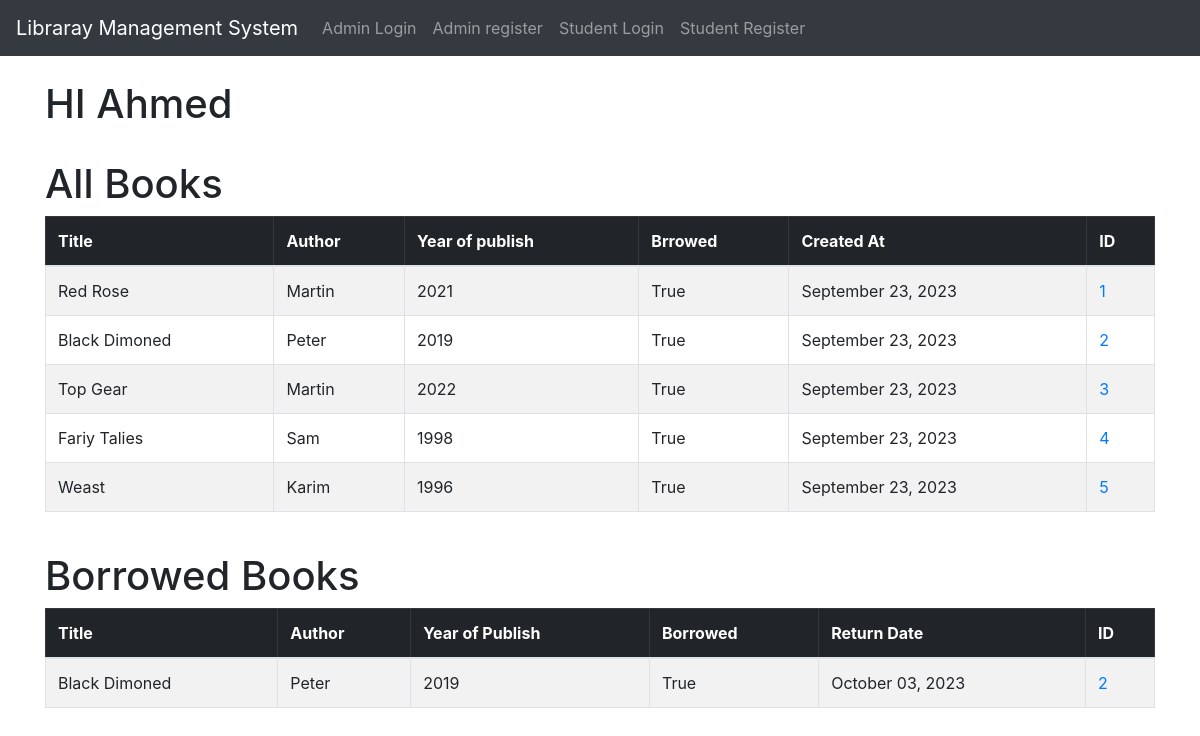
Page /home/std_dash/1 on the committed database.
### website/models.py (models this page shows, shortened)
class Student(models.Model):
    username=models.CharField(max_length=20)
    created_at = models.DateTimeField(auto_now_add=True)
    first_name= models.CharField(max_length=100)
    last_name= models.CharField(max_length=100)
    phone_number= models.CharField(max_length=100)
    email= models.CharField(max_length=100)
    address= models.CharField(max_length=100)
    city= models.CharField(max_length=100)
    state= models.CharField(max_length=100)
    zip_code= models.CharField(max_length=100)
    password = models.CharField(max_length=20)
    def __str__(self):
        return self.username

class Book(models.Model):
    created_at = models.DateTimeField(auto_now_add=True)
    title = models.CharField(max_length=100)
    author = models.CharField(max_length=100)
    year_of_publish = models.CharField(max_length=100)
    is_borrowed = models.BooleanField(default=False)  # Add the is_borrowed field
    borrower = models.ForeignKey(Student, on_delete=models.SET_NULL, null=True, blank=True)

### website/views.py (the view)
# urls.py: path('std_dash/<int:pk>',stu_dash,name='std_dash'),
def stu_dash(request,pk):
    student = Student.objects.get(id=pk)
    books=Book.objects.all()
    borrowed_books = Book.objects.filter(borrower=student)
    for book in borrowed_books:
        book.return_date = book.created_at + timedelta(days=10)
    return render(request,'website/stu_dash.html',{'student':student,'books':books,'borrowed_books':borrowed_books})

### website/templates/website/stu_dash.html
{% extends "website/base.html" %}
{% block content %}
 <h1>HI {{student}}</h1>
 <br>
 <h1>All Books</h1>
<table class="table table-striped table-hover table-bordered">
  <thead class="table-dark">
    <tr>
      <th scope="col">Title</th>
      <th scope="col">Author</th>
      <th scope="col">Year of publish</th>
      <th scope="col">Brrowed</th>
      <th scope="col">Created At</th>
      <th scope="col">ID</th>
    </tr>
  </thead>
  <tbody>
{% if books %}
	{% for book in books %}
		<tr>
			<td>{{ book.title }} </td>
			<td>{{ book.author }}</td>
			<td>{{ book.year_of_publish }}</td>
			<td>{{ book.is_borrowed }}</td>
			<td>{{ book.created_at|date:"F d, Y" }}</td>
            <td><a href="{% url 'website:book_detail' book.id %}"> {{book.id}}</a></td>
		</tr>
	{% endfor %}
{% endif %}
</tbody>
</table>
<br>
<h1>Borrowed Books</h1>
<table class="table table-striped table-hover table-bordered">
  <thead class="table-dark">
    <tr>
      <th scope="col">Title</th>
      <th scope="col">Author</th>
      <th scope="col">Year of Publish</th>
      <th scope="col">Borrowed</th>
      <th scope="col">Return Date</th>
      <th scope="col">ID</th>
    </tr>
  </thead>
  <tbody>
    {% for book in borrowed_books %}
    <tr>
      <td>{{ book.title }}</td>
      <td>{{ book.author }}</td>
      <td>{{ book.year_of_publish }}</td>
      <td>{{ book.is_borrowed }}</td>
      <td>{{ book.return_date|date:"F d, Y" }}</td>
      <td><a href="{% url 'website:book_detail' book.id %}">{{ book.id }}</a></td>
    </tr>
    {% endfor %}
  </tbody>
</table>
{% endblock content %}

### rows in the picture
Student: username "Ahmed"
Book: title "Red Rose", author "Martin", year_of_publish "2021", is_borrowed "True", created_at "September 23, 2023", id "1"
Book: title "Black Dimoned", author "Peter", year_of_publish "2019", is_borrowed "True", created_at "September 23, 2023", id "2", return_date "October 03, 2023"
Book: title "Top Gear", author "Martin", year_of_publish "2022", is_borrowed "True", created_at "September 23, 2023", id "3"
Book: title "Fariy Talies", author "Sam", year_of_publish "1998", is_borrowed "True", created_at "September 23, 2023", id "4"
Book: title "Weast", author "Karim", year_of_publish "1996", is_borrowed "True", created_at "September 23, 2023", id "5"
